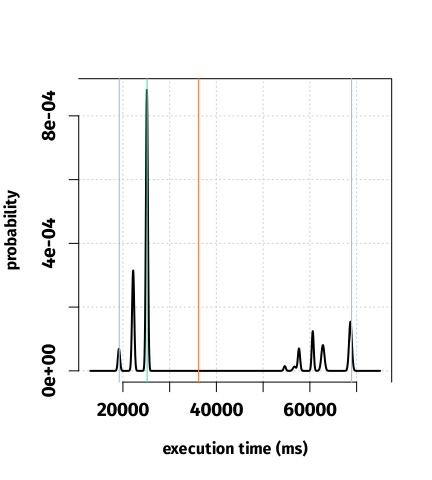

The R source for this figure:
rm(list = ls(all.names = TRUE)) #will clear all objects includes hidden objects.
# load libraries
options("StartupBanner" = "off")
options(expressions = 500000) #increase the limit on the number of nested expressions that will be evaluated
library("distr")
library("distrEx")
library("rlang") # required for environment functions
library(llvm)
distroptions("WarningArith" = FALSE)
set.seed(100)

# max loop number(less than or equal to)
max_loop <- 100000
restore.energy <- distr::Norm(11024.3, 30) # nj
restore.timing <- distr::Norm(8409.47, 0.01) # us


block.entry <- env(
  name = "entry",
  preds = list(),
  succs = list("checkpoint.1"),
  energy = "E(classify, entry)",
  timing = "T(classify, entry)",
  insts = list(
    list("sym$\"data.addr\" <- alloca(\"i16\")", "nop", "E(alloca)", "T(alloca)"),
    list("sym$\"result\" <- alloca(\"i16\")", "nop", "E(alloca)", "T(alloca)"),
    list("store(sym$\"data\", sym$\"data.addr\")", "nop", "E(store)", "T(store)"),
    list("store(-1, sym$\"result\")", "nop", "E(store)", "T(store)"),
    list("br(checkpoint.1)", "nop", "E(br)", "T(br)")))

block.checkpoint.1 <- env(
  name = "checkpoint.1",
  preds = list("entry"),
  succs = list("if.then", "if.else"),
  energy = "E(classify, checkpoint.1)",
  timing = "T(classify, checkpoint.1)",
  insts = list(
    list("checkpoint()", "nop", "E(call) + distr::Norm(14560, 20)", "T(call) + distr::Norm(8517.05, 0.01)"),
    list("sym$\"0\" <- load(sym$\"data.addr\")", "nop", "E(load)", "T(load)"),
    list("sym$\"cmp\" <- icmp(slt, sym$\"0\", 21)", "nop", "E(icmp)", "T(icmp)"),
    list("br(if.then, if.else, sym$\"cmp\")", "{if (is(sym$\"0\", \"Distribution\")) sym$\"0\" <- add(sym$\"cmp\", 21)};store(sym$\"0\", sym$\"data.addr\"); ", "E(br)", "T(br)")))

block.if.then <- env(
  name = "if.then",
  preds = list("checkpoint.1"),
  succs = list("if.end4"),
  energy = "E(classify, if.then)",
  timing = "T(classify, if.then)",
  insts = list(
    list("if(checkpoint.1) {sym$\"cmp\" <- sym$\"cmp.true\"; {if (is(sym$\"0\", \"Distribution\")) sym$\"0\" <- add(sym$\"cmp\", 21)};store(sym$\"0\", sym$\"data.addr\"); };", "nop", "0", "0"),
    list("sym$\"1\" <- load(sym$\"data.addr\")", "nop", "E(load)", "T(load)"),
    list("store(1, sym$\"result\")", "nop", "E(store)", "T(store)"),
    list("br(if.end4)", "nop", "E(br)", "T(br)")))

block.if.else <- env(
  name = "if.else",
  preds = list("checkpoint.1"),
  succs = list("if.then2", "if.else3"),
  energy = "E(classify, if.else)",
  timing = "T(classify, if.else)",
  insts = list(
    list("if(checkpoint.1) {sym$\"cmp\" <- sym$\"cmp.false\"; {if (is(sym$\"0\", \"Distribution\")) sym$\"0\" <- add(sym$\"cmp\", 21)};store(sym$\"0\", sym$\"data.addr\"); };", "nop", "0", "0"),
    list("sym$\"2\" <- load(sym$\"data.addr\")", "nop", "E(load)", "T(load)"),
    list("sym$\"cmp1\" <- icmp(sgt, sym$\"2\", 27)", "nop", "E(icmp)", "T(icmp)"),
    list("br(if.then2, if.else3, sym$\"cmp1\")", "{if (is(sym$\"2\", \"Distribution\")) sym$\"2\" <- add(sym$\"cmp1\", 27)};store(sym$\"2\", sym$\"data.addr\"); ", "E(br)", "T(br)")))

block.if.then2 <- env(
  name = "if.then2",
  preds = list("if.else"),
  succs = list("if.end"),
  energy = "E(classify, if.then2)",
  timing = "T(classify, if.then2)",
  insts = list(
    list("if(if.else) {sym$\"cmp1\" <- sym$\"cmp1.true\"; {if (is(sym$\"2\", \"Distribution\")) sym$\"2\" <- add(sym$\"cmp1\", 27)};store(sym$\"2\", sym$\"data.addr\"); };", "nop", "0", "0"),
    list("store(0, sym$\"result\")", "nop", "E(store)", "T(store)"),
    list("br(if.end)", "nop", "E(br)", "T(br)")))

block.if.else3 <- env(
  name = "if.else3",
  preds = list("if.else"),
  succs = list("if.end"),
  energy = "E(classify, if.else3)",
  timing = "T(classify, if.else3)",
  insts = list(
    list("if(if.else) {sym$\"cmp1\" <- sym$\"cmp1.false\"; {if (is(sym$\"2\", \"Distribution\")) sym$\"2\" <- add(sym$\"cmp1\", 27)};store(sym$\"2\", sym$\"data.addr\"); };", "nop", "0", "0"),
    list("br(if.end)", "nop", "E(br)", "T(br)")))

block.if.end <- env(
  name = "if.end",
  preds = list("if.else3", "if.then2"),
  succs = list("if.end4"),
  energy = "E(classify, if.end)",
  timing = "T(classify, if.end)",
  insts = list(
    list("br(if.end4)", "nop", "E(br)", "T(br)")))

block.if.end4 <- env(
  name = "if.end4",
  preds = list("if.end", "if.then"),
  succs = list(),
  energy = "E(classify, if.end4)",
  timing = "T(classify, if.end4)",
  insts = list(
    list("checkpoint()", "nop", "E(call) + distr::Norm(14560, 20)", "T(call) + distr::Norm(8517.05, 0.01)"),
    list("sym$\"3\" <- load(sym$\"result\")", "nop", "E(load)", "T(load)"),
    list("path.return <<- c(path.return, ret(sym$\"3\")); if.end4 <- TRUE; if.end <- FALSE; if.then <- FALSE", "nop", "E(ret)", "T(ret)")))

preds <- list(list(), list(block.entry), list(block.checkpoint.1), list(block.checkpoint.1), list(block.if.else), list(block.if.else), list(block.if.else3, block.if.then2), list(block.if.end, block.if.then))
names(preds) <- c(block.entry$name, block.checkpoint.1$name, block.if.then$name, block.if.else$name, block.if.then2$name, block.if.else3$name, block.if.end$name, block.if.end4$name)

succs <- list(list(block.checkpoint.1), list(block.if.then, block.if.else), list(block.if.end4), list(block.if.then2, block.if.else3), list(block.if.end), list(block.if.end), list(block.if.end4), list())
names(succs) <- c(block.entry$name, block.checkpoint.1$name, block.if.then$name, block.if.else$name, block.if.then2$name, block.if.else3$name, block.if.end$name, block.if.end4$name)

edge_global <- as.list(rep(0, 9))
edge_local <- as.list(rep(0, 9))
edge_visited <- as.list(rep(0, 9))
names(edge_global) <- c("entry#checkpoint.1", "checkpoint.1#if.then", "checkpoint.1#if.else", "if.then#if.end4", "if.else#if.then2", "if.else#if.else3", "if.then2#if.end", "if.else3#if.end", "if.end#if.end4")
names(edge_local) <- c("entry#checkpoint.1", "checkpoint.1#if.then", "checkpoint.1#if.else", "if.then#if.end4", "if.else#if.then2", "if.else#if.else3", "if.then2#if.end", "if.else3#if.end", "if.end#if.end4")
names(edge_visited) <- c("entry#checkpoint.1", "checkpoint.1#if.then", "checkpoint.1#if.else", "if.then#if.end4", "if.else#if.then2", "if.else#if.else3", "if.then2#if.end", "if.else3#if.end", "if.end#if.end4")

freq <- as.list(rep("0", 8))
names(freq) <- c(block.entry$name, block.checkpoint.1$name, block.if.then$name, block.if.else$name, block.if.then2$name, block.if.else3$name, block.if.end$name, block.if.end4$name)

visited <- as.list(rep(0, 8))
names(visited) <- c(block.entry$name, block.checkpoint.1$name, block.if.then$name, block.if.else$name, block.if.then2$name, block.if.else3$name, block.if.end$name, block.if.end4$name)

color <- as.list(rep("white", 8))
names(color) <- c(block.entry$name, block.checkpoint.1$name, block.if.then$name, block.if.else$name, block.if.then2$name, block.if.else3$name, block.if.end$name, block.if.end4$name)

total_visit <- as.list(rep(0, 8))
names(total_visit) <- c(block.entry$name, block.checkpoint.1$name, block.if.then$name, block.if.else$name, block.if.then2$name, block.if.else3$name, block.if.end$name, block.if.end4$name)

.function <- list(
  name = "classify",
  formals = list("sym$\"data\" <- Mixing(Binom(40, 0.4), 15 + Binom(30, 0.6), mixCoeff = c(0.7, 0.3))"),
  initials = list("entry <- FALSE; checkpoint.1 <- FALSE; if.then <- FALSE; if.else <- FALSE; if.then2 <- FALSE; if.else3 <- FALSE; if.end <- FALSE; if.end4 <- FALSE"),
  globals = list(),
  types = list(),
  blocks = list(block.entry, block.checkpoint.1, block.if.then, block.if.else, block.if.then2, block.if.else3, block.if.end, block.if.end4))

# Capacitor Thresholds
min_cap <- 520200 #nj
max_cap <- 781250 #nj

# 1 mF capacitance 40 cm distance profile
harvesting_time <- 10000 # us

# Create output file
profile <- paste0(".output/", .function$name, ".profile")
file.create(profile, showWarnings = FALSE, recursive = TRUE)

clone <- function(env) {
  newenv <- rlang::env_clone(env)
  newenv$stack <- rlang::env_clone(env$stack)
  newenv$heap <- rlang::env_clone(env$heap)
  newenv$global <- rlang::env_clone(env$global)
  newenv$nv <- rlang::env_clone(env$nv)
  newenv$sym <- rlang::env_clone(env$sym)
  newenv$typ <- rlang::env_clone(env$typ)
  newenv$memptrs <- rlang::env_clone(env$memptrs)
  return(newenv)
}

library("dequer") # required for an efficient implementation of stack

DFS <- function(prev, v, path, prob, visited, edge_visited, env, t, e, p) {
  nodes <- stack()
  dequer::push(nodes, list(prev, v, path, prob, visited, edge_visited, env, t, e, p))
  while (length(nodes)) {
    node <- dequer::pop(nodes)
    prev <- node[[1]]; v <- node[[2]]; path <- node[[3]]; prob <- node[[4]];
    visited <- node[[5]]; edge_visited <- node[[6]]; env <- node[[7]]; t <- node[[8]]; p <- node[[10]]
    #  mark v visited
    visited[[v$name]] <- visited[[v$name]] + 1
    color[v$name] <<- "gray"
    # add blockname to the path
    path <- paste0(path, "%", v$name)
    # initialize current block
    .block <<- v
    cat(v$name, "\n")
    # eval path probability
    if (length(prev)) {
      expr <- paste0(prev$name, "_", v$name)
      value <- eval(parse(text = expr), envir = env)
      out <- paste0(prev$name, "#", v$name)
      edge_visited[[out]] <- edge_visited[[out]] + 1
      # print(paste0(out, " = ", value))
      prob <- paste0(prob, "*", value)
      p <- p * value
    }
    # add block timing to total timing
    t <- t + eval(parse(text = v$timing), envir = env)
    e <- e + eval(parse(text = v$energy), envir = env)
    # execute block's instructions
    for (inst in v$insts) {
      if (substr(inst[1], 1, 6) == "memcpy") {
        e <- e + eval(parse(text = inst[3]), envir = env)
        t <- t + eval(parse(text = inst[4]), envir = env)
      }
      eval(parse(text = inst[1]), envir = env)
    }
    # for each successor v' of v { fs
    for (i in seq_along(succs[[v$name]])) {
      # if v' not yet visited and prob is greater than 0 {
      if (length(succs[[v$name]][[i]])) {
        expr <- paste0(v$name, "_", succs[[v$name]][[i]]$name)
        value <- eval(parse(text = expr), envir = env)
        if (value > 0 && all(visited <= max_loop)) {
          # if (i == 1) clone <- env # to be more efficient
          # else
          clone_env <- clone(env) # don't create unnecessary envs.
          dequer::push(nodes, list(v, succs[[v$name]][[i]], path, prob, visited, edge_visited, clone_env, t, e, p))
        }
      }
    }
    #
    if (!length(succs[[v$name]])) {
      color[v$name] <<- "black"
      #p <- eval(parse(text = prob), envir = env)
      path.prob <<- c(path.prob, p) # TODO: is rounding good here?
      if (is.numeric(t)) t <- distr::DiscreteDistribution(t)
      path.timing <<- c(path.timing, t)
      line <- paste0(path, ":", prob, "=", p)
      write(line, file = profile, append = TRUE)
      for (i in seq_along(visited)) {
        if (visited[[i]] != 0) {
          # collect frequency as percentage
          freq[names(visited)[i]] <<- paste0(freq[names(visited)[i]], "+", p)
          total_visit[[names(visited)[i]]] <<- total_visit[[names(visited)[i]]] + visited[[i]]
        }
      }
      for (i in seq_along(edge_visited)) {
        if (edge_visited[[i]] != 0) {
          edge_global[i] <<- paste0(edge_global[i], "+", p)
          edge_local[[i]] <<- edge_local[[i]] + edge_visited[[i]]
        }
      }
    }
  }
}

path.return <- vector()
path.prob <- vector()
path.energy <- vector()
path.timing <- vector()

.block <- env()
env <- env()
source(".output/meta.R", local = env)
source(".output/model.conf.R", local = env)
# eval function parameters
eval(parse(text = .function$types), envir = env)
eval(parse(text = .function$globals), envir = env)
eval(parse(text = .function$formals), envir = env)
eval(parse(text = .function$initials), envir = env)
# run the machine
initial_t <- 0
initial_e <- 0
system.time(DFS(list(), .function$blocks[[1]], "", "1", visited, edge_visited, env, initial_t, initial_e, 1))

prob_global_file <- paste0(".output/", .function$name, ".global.prob")
file.create(prob_global_file, showWarnings = FALSE, recursive = TRUE)
for (i in seq_along(edge_global)) {
  p <- eval(parse(text = edge_global[i]))
  line <- paste0(names(edge_global)[i], ": [", edge_local[[i]], "] = ", p)
  write(line, file = prob_global_file, append = TRUE)
  #print(line)
}

prob_local_file <- paste0(".output/", .function$name, ".local.prob")
file.create(prob_local_file, showWarnings = FALSE, recursive = TRUE)
for (i in seq_along(edge_local)) {
  edge_name <- names(edge_local)[i] # edge's name
  block <- unlist(strsplit(edge_name, "#"))[1] # block's name
  if (total_visit[[block]] != 0)
    p <- edge_local[[i]] / total_visit[[block]]
  else
    p <- edge_local[[i]]
  line <- paste0(edge_name, ": [", edge_local[i], "] = ", p)
  write(line, file = prob_local_file, append = TRUE)
  #print(line)
}

freq_file <- paste0(".output/", .function$name, ".freq")
file.create(freq_file, showWarnings = FALSE, recursive = TRUE)
for (i in seq_along(freq)) {
  f <- eval(parse(text = freq[i]))
  line <- paste0(names(freq)[i], ": [", total_visit[[i]], "] = ", f)
  write(line, file = freq_file, append = TRUE)
  #print(line)
}

#for (i in seq_along(color)) {
#  print(paste0(names(color)[i], " = ", color[i]))
#}
# return plot
opar <- par()
path.return.mixture <- distr::UnivarMixingDistribution(Dlist = path.return, mixCoeff = path.prob)
returnPlot <- paste0(".dots/return/", .function$name, ".svg")
dir.create(dirname(returnPlot), showWarnings = FALSE, recursive = TRUE)
svg(returnPlot, width = 10.5, height = 3.5)
plot(path.return.mixture, to.draw.arg = c("d", "p", "q"), bty = "7",
     panel.first = grid(lwd = 1), lwd = 1, vertical = FALSE,
     col.points = c("red", "black"), cex.points = 1.8,
     inner = list(
       paste("Probability Function of", .function$name),
       paste("CDF of", .function$name),
       paste("Quantile Function of", .function$name)),
)
suppressWarnings(par(opar))
dev.off()
browseURL(paste0('file://', file.path(getwd(), returnPlot)))

# timing plot
opar <- par()
path.timing.mixture <- distr::UnivarMixingDistribution(Dlist = path.timing, mixCoeff = path.prob)
q1 <- distr::q(path.timing.mixture)(.025)
mn <- distrEx::E(path.timing.mixture)
md <- distrEx::median(path.timing.mixture)
q2 <- distr::q(path.timing.mixture)(.975)
rnd <- round(c(q1, mn, q2), 2)
lab <- paste0("95% Confidence Interval (", rnd[1], ", ", rnd[2], ", ", rnd[3], ")")
timingPlot <- paste0(".dots/timing/", .function$name, ".svg")
timingPlot <- paste0("Plots/", .function$name, ".normal.svg")
dir.create(dirname(timingPlot), showWarnings = FALSE, recursive = TRUE)
# systemfonts::match_font("Fira Sans", bold = TRUE)
extrafont::loadfonts()
svg(timingPlot, width = 4.5, height = 5, family = "Fira Sans")
par(mfrow = c(1, 1))
plot(path.timing.mixture, font = 2, font.lab = 2, font.main = 2, cex = 1.1, fontfamily = "Fira Sans", mfColRow = FALSE, to.draw.arg = "d", bty = "7",
     panel.first = grid(lwd = 1.1), lwd = 2, vertical = FALSE, xlab = "", cex.axis = 1.2,
     col.points = c("red", "black"), cex.points = 1.8, ylab = "", inner = ""
     # inner = list(paste("Probability Function Of", .function$name))
)
abline(v = c(q1, md, mn, q2), lwd = 1.1, col = c("skyblue", "turquoise", "coral", "skyblue"))

suppressWarnings(par(opar))
dev.off()
browseURL(paste0('file://', file.path(getwd(), timingPlot)))

cat("\nTime @ 1 MHz (us)")
cat("\nName ", "Mean", "Sd")
cat("\n", .function$name, distrEx::E(path.timing.mixture), distrEx::sd(path.timing.mixture))

isCheckpoint <- function(block) {
  for (i in block$insts) {
    if (i[[1]] == "checkpoint()") {
      return(TRUE)
    }
  }
  return(FALSE)
}

path.timing.mixture <- 0

intermittent_analysis <- function() {
  restore.timing <- restore.timing + harvesting_time
  file <- readLines(profile)
  tt <- vector()
  pp <- vector()
  pf_path_counter <- 0
  for (i in seq_along(file)) {
    init_cap <- distr::Unif(min_cap, max_cap)
    path <- strsplit(file[i], ":")[[1]][[1]]
    # prob in the file
    prob <- as.double(strsplit(file[i], "=")[[1]][[2]])
    # blocks of the path
    blocks <- strsplit(path, "%")[[1]]
    blocks <- blocks[2:length(blocks)]
    cp_path_total_timing <- 0
    paths <- list(list("cap" = init_cap, "total_timing" = 0, "timing" = vector(), "energy" = 0, "pf_prob" = 1, "nopf_prob" = 1, "has_pf_path" = FALSE)) # "cap" = init_cap - checkpoint.energy,
    for (j in seq_along(blocks)) {
      cat(j, " ", blocks[[j]], "\n")
      block <- eval(parse(text = paste0("block.", blocks[[j]])))
      block_energy <- eval(parse(text = block$energy), envir = env)
      block_timing <- eval(parse(text = block$timing), envir = env)
      if (isCheckpoint(block) && j != 1) {
        cat("CHECKPOINT\n")
        # cp_path_total_timing <- cp_path_total_timing + checkpoint.timing
        for (c in seq_along(paths)) {
          if (paths[[c]]$nopf_prob == 0) {
            next
          }
          # for main path (without power failures path)
          if (length(paths[[c]]$timing) == 0) {
            paths[[c]]$timing <- cp_path_total_timing
            paths[[c]]$total_timing <- paths[[c]]$total_timing + paths[[c]]$timing
          }else {
            # add cp to cp total timing to timing vector for example power failure path
            paths[[c]]$timing <- lapply(paths[[c]]$timing, function(x) x + cp_path_total_timing)
            #TODO: normalize the pf_probs
            # sum all probs for coef
            totalpf <- sum(paths[[c]]$pf_prob)
            # calculate coef for all blocks
            coef <- 1 / totalpf
            # multiply all block power failure prob with coef
            paths[[c]]$pf_prob <- paths[[c]]$pf_prob * coef
            # mix cp to cp path timing totals
            path.timing.mixture <- distr::UnivarMixingDistribution(Dlist = paths[[c]]$timing, mixCoeff = paths[[c]]$pf_prob)
            paths[[c]]$total_timing <- paths[[c]]$total_timing + path.timing.mixture
          }
          # init cp to cp timing and prob vector
          paths[[c]]$timing <- vector()
          paths[[c]]$pf_prob <- vector()
          # paths[[c]]$cap <- paths[[c]]$cap - checkpoint.energy
        }
        cp_path_total_timing <- 0
      }
      cp_path_total_timing <- cp_path_total_timing + block_timing
      for (p in seq_along(paths)) {
        if (paths[[p]]$nopf_prob == 0) {
          next
        }
        # current vertex' energy subtract from the  current capacitor total energy
        paths[[p]]$cap <- paths[[p]]$cap - block_energy
        # probability of cur_cap < min_cap so power failure prob
        pf_prob <- round(distr::p(paths[[p]]$cap)(min_cap), 3)
        # 1 - power failure prob = no power failure path (main path) prob
        paths[[p]]$nopf_prob <- round(paths[[p]]$nopf_prob * (1 - pf_prob), 3)
        # if power failure probability > 0
        if (pf_prob > 0) {
          if (!paths[[p]]$has_pf_path) {
            pf_path_counter <- pf_path_counter + 1
            paths[[p]]$has_pf_path <- TRUE
            # harvesting time in restore timing
            pf_timing <- paths[[p]]$total_timing + restore.timing
            cap_init <- max_cap - restore.energy
            timing <- append(vector(), cp_path_total_timing)
            # add new power failure path to path list with initial values
            paths <- append(paths, list(list("cap" = cap_init, "total_timing" = pf_timing, "timing" = timing, "energy" = vector(), "pf_prob" = pf_prob, "nopf_prob" = 1, "has_pf_path" = FALSE)))
          }else {
            pf_path_counter <- pf_path_counter + 1
            paths[[p + 1]]$timing <- append(paths[[p + 1]]$timing, cp_path_total_timing)
            paths[[p + 1]]$pf_prob <- append(paths[[p + 1]]$pf_prob, pf_prob)
          }
        }
      }
    }
    timing_vec <- vector()
    prob_vec <- vector()
    for (c in seq_along(paths)) {
      # if timing is empty, need to append local total because you cant add to empty vector
      if (length(paths[[c]]$timing) == 0) {
        paths[[c]]$timing <- append(paths[[c]]$timing, cp_path_total_timing)
      }else {
        paths[[c]]$timing <- lapply(paths[[c]]$timing, function(x) x + cp_path_total_timing)
      }
      if (length(paths[[c]]$timing) > 1) {
        #TODO: normalize the pf_probs
        # sum all probs for coef
        totalpf <- sum(paths[[c]]$pf_prob)
        # calculate coef for all blocks
        coef <- 1 / totalpf
        # multiply all block power failure prob with coef
        paths[[c]]$pf_prob <- paths[[c]]$pf_prob * coef
        # mix cp to cp path timing totals
        path.timing.mixture <- distr::UnivarMixingDistribution(Dlist = paths[[c]]$timing, mixCoeff = paths[[c]]$pf_prob)
        paths[[c]]$total_timing <- paths[[c]]$total_timing + path.timing.mixture
      }
      else {
        paths[[c]]$total_timing <- paths[[c]]$total_timing + paths[[c]]$timing[[1]]
      }
      if (c > 1) {
        # this paths probability is previous paths (1 - no power failure path prob)
        paths[[c]]$nopf_prob <- paths[[c]]$nopf_prob * (1 - paths[[c - 1]]$nopf_prob)
        timing_vec <- c(timing_vec, paths[[c]]$total_timing)
        prob_vec <- c(prob_vec, paths[[c]]$nopf_prob)
      }else {
        timing_vec <- c(timing_vec, paths[[c]]$total_timing)
        prob_vec <- c(prob_vec, paths[[c]]$nopf_prob)
      }
    }
    while (!is.na(match(0, prob_vec))) {
      i <- match(0, prob_vec)
      prob_vec <- prob_vec[-i]
      timing_vec <- timing_vec[-i]
    }
    path.timing.mixture <- distr::UnivarMixingDistribution(Dlist = timing_vec, mixCoeff = prob_vec)
    tt <- c(tt, path.timing.mixture)
    pp <- c(pp, prob)
  }
  cat("PF PATH COUNT: ", pf_path_counter, "\n")
  path.timing.mixture <<- distr::UnivarMixingDistribution(Dlist = tt, mixCoeff = pp)
}

system.time(intermittent_analysis())
opar <- par()
q1 <- distr::q(path.timing.mixture)(.025)
mn <- distrEx::E(path.timing.mixture)
md <- distrEx::median(path.timing.mixture)
q2 <- distr::q(path.timing.mixture)(.975)
rnd <- round(c(q1, mn, q2), 2)
lab <- paste0("95% Confidence Interval (", rnd[1], ", ", rnd[2], ", ", rnd[3], ")")
################################################
timingPlot <- paste0("Plots/", .function$name, ".intermittent.1mF.1MHz.Variant1-1.svg")
dir.create(dirname(timingPlot), showWarnings = FALSE, recursive = TRUE)
# systemfonts::match_font("Fira Sans", bold = TRUE)
extrafont::loadfonts()
# svg(timingPlot, width = 10.5, height = 3.5)
svg(timingPlot, width = 10.5, height = 3.5, family = "Fira Sans")
par(mfrow = c(1, 3))
plot(path.timing.mixture, font = 2, font.lab = 2, font.main = 2, cex = 1.1, fontfamily = "Fira Sans", mfColRow = FALSE, to.draw.arg = "d", bty = "7",
     panel.first = grid(lwd = 1.1), lwd = 2, vertical = FALSE, xlab = "", cex.axis = 1.2,
     col.points = c("red", "black"), cex.points = 1.8, ylab = "", inner = ""
     # inner = list(paste("Probability Function Of", .function$name))
)
abline(v = c(q1, md, mn, q2), lwd = 1.1, col = c("skyblue", "turquoise", "coral", "skyblue"))
plot(path.timing.mixture, font = 2, font.lab = 2, font.main = 2, cex = 1.1, fontfamily = "Fira Sans", mfColRow = FALSE, to.draw.arg = "p", bty = "7",
     panel.first = grid(lwd = 1.1), lwd = 2, vertical = FALSE, inner = "", cex.axis = 1.2,
     col.points = c("red", "black"), cex.points = 1.8, xlab = "",
     # ylab = "probability",
     # inner = list(paste("CDF of", .function$name))
)
abline(v = c(q1, md, mn, q2), lwd = 1.1, col = c("skyblue", "turquoise", "coral", "skyblue"))
# title(xlab = lab, font = 2, font.lab = 2, font.main = 2, family = "Fira Sans", cex.lab = 1.1)
# mtext(lab, side = 3, line = -3, outer = TRUE, font = 2, font.lab = 2, font.main = 2, family = "Fira Sans", cex = 1.3)
plot(path.timing.mixture, font = 2, font.lab = 2, font.main = 2, cex = 1.1, fontfamily = "Fira Sans", mfColRow = FALSE, to.draw.arg = "q", bty = "7",
     panel.first = grid(lwd = 1.1), lwd = 2, vertical = FALSE, inner = "", cex.axis = 1.2,
     col.points = c("red", "black"), cex.points = 1.8, xlab = "",
     # ylab = "probability",
     # inner = list(paste("CDF of", .function$name))
)
abline(h = c(q1, md, mn, q2), lwd = 1.1, col = c("skyblue", "turquoise", "coral", "skyblue"))
suppressWarnings(par(opar))
dev.off()
browseURL(paste0('file://', file.path(getwd(), timingPlot)))
################################################
cat("\nTime @ 1 MHz (us)")
cat("\nName ", "Mean", "Sd")
cat("\n", .function$name, distr::mean(path.timing.mixture), distrEx::sd(path.timing.mixture))
cat("\n")
distr::p(path.timing.mixture)(20000)
cat("\n")
distr::p(path.timing.mixture)(40000)
cat("\n")
cat("95\n")
round(distr::q(path.timing.mixture)(.025) * 0.001, 1)
cat("\n")
round(distr::q(path.timing.mixture)(.975) * 0.001, 1)
cat("90\n")
round(distr::q(path.timing.mixture)(.05) * 0.001, 1)
cat("\n")
round(distr::q(path.timing.mixture)(.95) * 0.001, 1)
cat("80\n")
round(distr::q(path.timing.mixture)(.1) * 0.001, 1)
cat("\n")
round(distr::q(path.timing.mixture)(.9) * 0.001, 1)


sensor_input <- paste0("Plots/", .function$name, ".sensor_input.svg")
dir.create(dirname(sensor_input), showWarnings = FALSE, recursive = TRUE)
# systemfonts::match_font("Fira Sans", bold = TRUE)
extrafont::loadfonts()
path.timing.mixture <- distr::UnivarMixingDistribution(Binom(40, 0.4), 15 + Binom(30, 0.6), mixCoeff = c(0.7, 0.3))
svg(sensor_input, width = 4.5, height = 5, family = "Fira Sans")
par(mfrow = c(1, 1))
plot(path.timing.mixture, font = 2, font.lab = 2, font.main = 2, cex = 1.1, fontfamily = "Fira Sans", mfColRow = FALSE, to.draw.arg = "d", bty = "7",
     panel.first = grid(lwd = 1.1), lwd = 2, vertical = FALSE, xlab = "", cex.axis = 1.2,
     col.points = c("red", "black"), cex.points = 1.8, ylab = "", inner = ""
     # inner = list(paste("Probability Function Of", .function$name))
)
abline(v = c(q1, md, mn, q2), lwd = 1.1, col = c("skyblue", "turquoise", "coral", "skyblue"))
# plot(path.timing.mixture, font = 2, font.lab = 2, font.main = 2, cex = 1.1, fontfamily = "Fira Sans", mfColRow = FALSE, to.draw.arg = "p", bty = "7",
#      panel.first = grid(lwd = 1.1), lwd = 2, vertical = FALSE, inner = "", cex.axis = 1.2,
#      col.points = c("red", "black"), cex.points = 1.8, xlab = "", ylab = "probability",
# inner = list(paste("CDF of", .function$name))
# )
# abline(v = c(q1, md, mn, q2), lwd = 1.1, col = c("skyblue", "turquoise", "coral", "skyblue"))
# title(xlab = lab, font = 2, font.lab = 2, font.main = 2, family = "Fira Sans", cex.lab = 1.1)
# mtext(lab, side = 3, line = -3, outer = TRUE, font = 2, font.lab = 2, font.main = 2, family = "Fira Sans", cex = 1.3)
# plot(path.timing.mixture, font = 2, font.lab = 2, font.main = 2, mfColRow = FALSE, to.draw.arg = "q", bty = "7",
#      panel.first = grid(lwd = 1.1), lwd = 2, vertical = FALSE,
#      col.points = c("red", "black"), cex.points = 1.8, inner = "", #ylab = "")
# )
# abline(h = c(q1, md, mn, q2), lwd = 1.1, col = c("skyblue", "turquoise", "coral", "skyblue"))
suppressWarnings(par(opar))
dev.off()
browseURL(paste0('file://', file.path(getwd(), timingPlot)))
################################################
